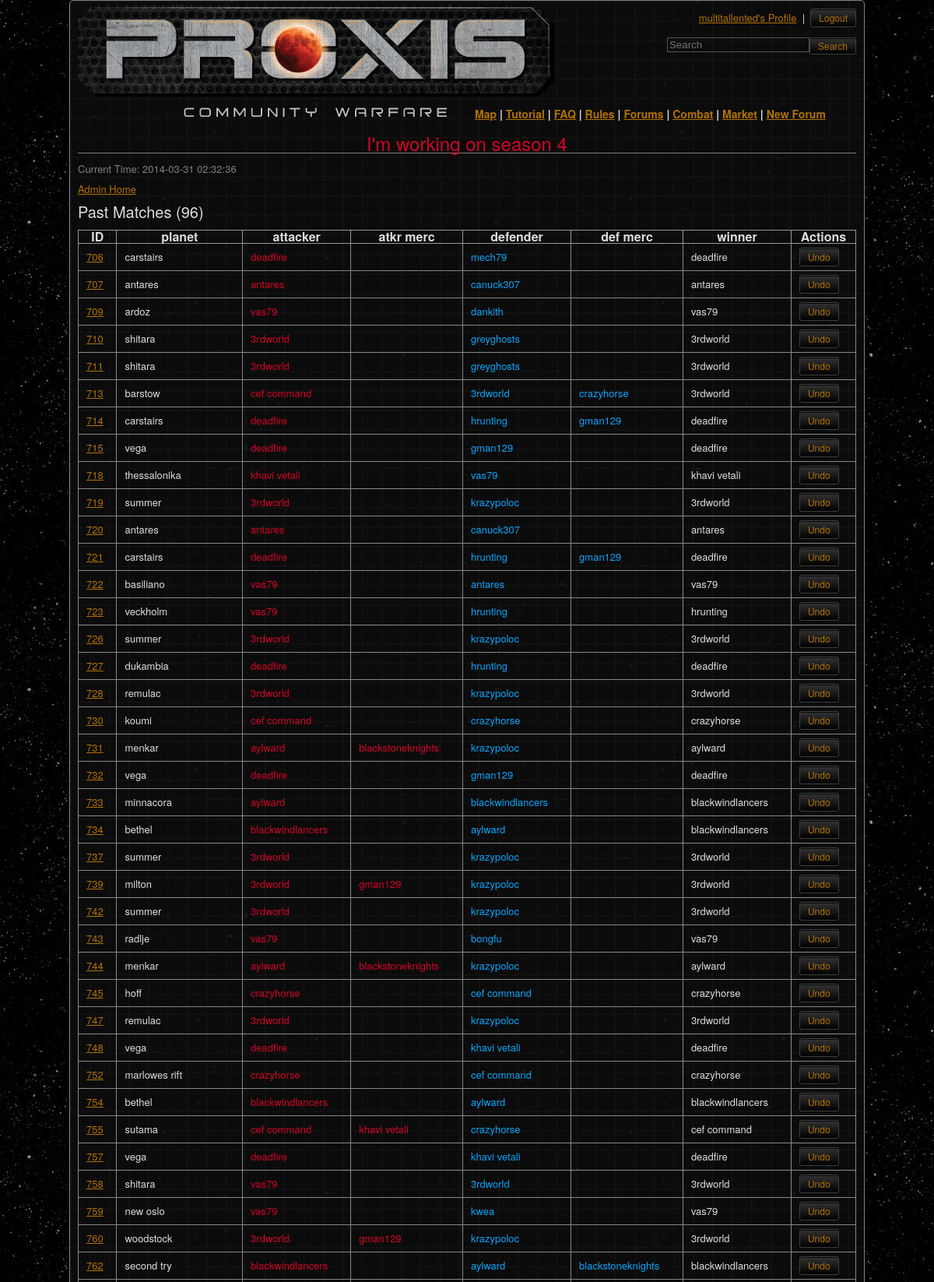
Screenshot of /admin-pmatches.php (signed in, upper part) with the database file from the repository.
### tables this page shows
CREATE TABLE `match` (
  `match_id` int(11) NOT NULL AUTO_INCREMENT,
  `attacker` varchar(25) NOT NULL,
  `defender` varchar(25) NOT NULL,
  `planet_name` varchar(50) DEFAULT NULL,
  `declared` timestamp NULL DEFAULT NULL,
  `responded` timestamp NULL DEFAULT NULL,
  `reported` timestamp NULL DEFAULT NULL,
  `report_response` timestamp NULL DEFAULT NULL,
  `resolved` timestamp NULL DEFAULT NULL,
  `winner` varchar(25) DEFAULT NULL,
  `last_action` timestamp NOT NULL DEFAULT CURRENT_TIMESTAMP,
  `mercenary` varchar(25) DEFAULT NULL,
  `mercenary_qty` int(11) DEFAULT '0',
  `mercenary_rply` int(1) DEFAULT '0',
  `mercenary_time` timestamp NULL DEFAULT NULL,
  `defender_mercenary_rply` int(1) DEFAULT NULL,
  `defender_mercenary_qty` int(11) DEFAULT NULL,
  `defender_mercenary_time` timestamp NULL DEFAULT NULL,
  `defender_mercenary` varchar(25) DEFAULT NULL,
  `attacker_url` varchar(1000) DEFAULT NULL,
  `defender_url` varchar(1000) DEFAULT NULL,
  `attacker_lost_mechs` varchar(250) DEFAULT NULL,
  `defender_lost_mechs` varchar(250) DEFAULT NULL,
  `amerc_lost_mechs` varchar(200) DEFAULT NULL,
  `dmerc_lost_mechs` varchar(200) DEFAULT NULL,
  `aftermath_report` varchar(4000) DEFAULT NULL,
  `extension` int(1) NOT NULL DEFAULT '0',
  PRIMARY KEY (`match_id`)
);

### admin-pmatches.php (the view, shortened to what this page needs)
<!DOCTYPE html>
<html>
<head>
  <link rel="stylesheet" href="css/reset.css" />
  <?php include 'header.php'; ?>
</head>
<body>
  <div id="container">
	<?php echo $header; ?>
  <?php
	$conn = getConnection();
$sql = "SELECT match_id, planet_name, attacker, defender, mercenary, defender_mercenary, winner" .
	" FROM `match` WHERE NOT(ISNULL(resolved));";
$result = mysqli_query($conn, $sql);
$num_matches = mysqli_num_rows($result);
$cmatches = "<table><th>ID</th><th>planet</th><th>attacker</th><th>atkr merc</th><th>defender</th>" .
		"<th>def merc</th><th>winner</th><th>Actions</th>";
while ($row = $result->fetch_row()) {
  $cmatches .= "<tr><td><a href='score.php?m=" . $row[0] . "'>" . $row[0] . "</a></td><td>" . $row[1] . "</td><td class='red'>" . $row[2] . "</td><td class='red'>" .
		$row[4] . "</td><td class='green'>" . $row[3] . "</td><td class='green'>" . $row[5] . "</td><td>" . $row[6] .
		"</td><td><a class='bttn' href='admin-pmatches.php?a=undo&m=" . $row[0] . "'>Undo</a></td></tr>";
}
$cmatches .= "</table>";
?>
<?php echo "<span class='grey'>Current Time: " . date('Y-m-d H:i:s') . "</span><br><br>"; ?>
  <a href="admin.php">Admin Home</a><br><br>
	<h3>Past Matches (<?php echo $num_matches; ?>)</h3><br>
	<?php echo $cmatches; ?>
<br>
	<?php mysqli_close($conn); echo $footer; ?>
  </div>
</body>
</html>

### rows the page displays
match: match_id "706", planet_name "carstairs", attacker "deadfire", defender "mech79", winner "deadfire"
match: match_id "707", planet_name "antares", attacker "antares", defender "canuck307", winner "antares"
match: match_id "709", planet_name "ardoz", attacker "vas79", defender "dankith", winner "vas79"
match: match_id "710", planet_name "shitara", attacker "3rdworld", defender "greyghosts", winner "3rdworld"
match: match_id "711", planet_name "shitara", attacker "3rdworld", defender "greyghosts", winner "3rdworld"
match: match_id "713", planet_name "barstow", attacker "cef command", defender "3rdworld", defender_mercenary "crazyhorse", winner "3rdworld"
match: match_id "714", planet_name "carstairs", attacker "deadfire", defender "hrunting", defender_mercenary "gman129", winner "deadfire"
match: match_id "715", planet_name "vega", attacker "deadfire", defender "gman129", winner "deadfire"
match: match_id "718", planet_name "thessalonika", attacker "khavi vetali", defender "vas79", winner "khavi vetali"
match: match_id "719", planet_name "summer", attacker "3rdworld", defender "krazypoloc", winner "3rdworld"
match: match_id "720", planet_name "antares", attacker "antares", defender "canuck307", winner "antares"
match: match_id "721", planet_name "carstairs", attacker "deadfire", defender "hrunting", defender_mercenary "gman129", winner "deadfire"
match: match_id "722", planet_name "basiliano", attacker "vas79", defender "antares", winner "vas79"
match: match_id "723", planet_name "veckholm", attacker "vas79", defender "hrunting", winner "hrunting"
match: match_id "726", planet_name "summer", attacker "3rdworld", defender "krazypoloc", winner "3rdworld"
match: match_id "727", planet_name "dukambia", attacker "deadfire", defender "hrunting", winner "deadfire"
match: match_id "728", planet_name "remulac", attacker "3rdworld", defender "krazypoloc", winner "3rdworld"
match: match_id "730", planet_name "koumi", attacker "cef command", defender "crazyhorse", winner "crazyhorse"
match: match_id "731", planet_name "menkar", attacker "aylward", mercenary "blackstoneknights", defender "krazypoloc", winner "aylward"
match: match_id "732", planet_name "vega", attacker "deadfire", defender "gman129", winner "deadfire"
match: match_id "733", planet_name "minnacora", attacker "aylward", defender "blackwindlancers", winner "blackwindlancers"
match: match_id "734", planet_name "bethel", attacker "blackwindlancers", defender "aylward", winner "blackwindlancers"
match: match_id "737", planet_name "summer", attacker "3rdworld", defender "krazypoloc", winner "3rdworld"
match: match_id "739", planet_name "milton", attacker "3rdworld", mercenary "gman129", defender "krazypoloc", winner "3rdworld"
match: match_id "742", planet_name "summer", attacker "3rdworld", defender "krazypoloc", winner "3rdworld"
match: match_id "743", planet_name "radlje", attacker "vas79", defender "bongfu", winner "vas79"
match: match_id "744", planet_name "menkar", attacker "aylward", mercenary "blackstoneknights", defender "krazypoloc", winner "aylward"
match: match_id "745", planet_name "hoff", attacker "crazyhorse", defender "cef command", winner "crazyhorse"
match: match_id "747", planet_name "remulac", attacker "3rdworld", defender "krazypoloc", winner "3rdworld"
match: match_id "748", planet_name "vega", attacker "deadfire", defender "khavi vetali", winner "deadfire"
match: match_id "752", planet_name "marlowes rift", attacker "crazyhorse", defender "cef command", winner "crazyhorse"
match: match_id "754", planet_name "bethel", attacker "blackwindlancers", defender "aylward", winner "blackwindlancers"
match: match_id "755", planet_name "sutama", attacker "cef command", mercenary "khavi vetali", defender "crazyhorse", winner "cef command"
match: match_id "757", planet_name "vega", attacker "deadfire", defender "khavi vetali", winner "deadfire"
match: match_id "758", planet_name "shitara", attacker "vas79", defender "3rdworld", winner "3rdworld"
match: match_id "759", planet_name "new oslo", attacker "vas79", defender "kwea", winner "vas79"
match: match_id "760", planet_name "woodstock", attacker "3rdworld", mercenary "gman129", defender "krazypoloc", winner "3rdworld"
match: match_id "762", planet_name "second try", attacker "blackwindlancers", defender "aylward", defender_mercenary "blackstoneknights", winner "blackwindlancers"

### other values shown
$_SESSION['username'] "multitallented"
$motd "I'm working on season 4"
$num_matches "96"
